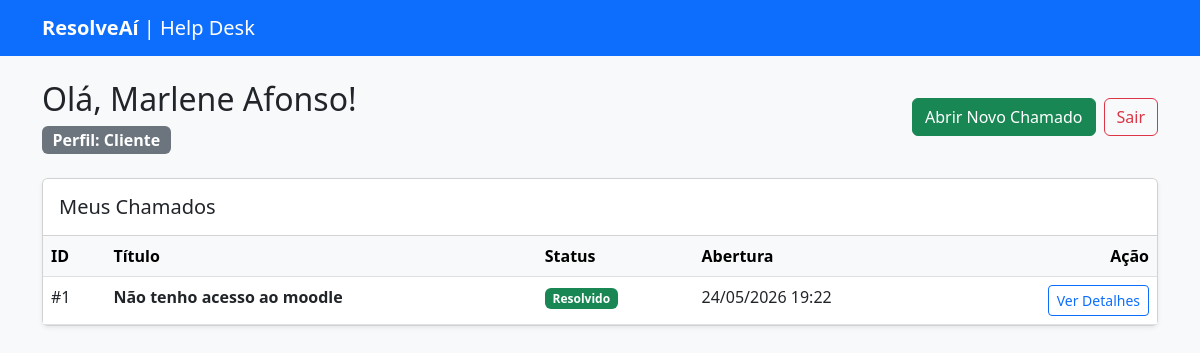
/ (signed in), run on an earlier commit of the app's database.
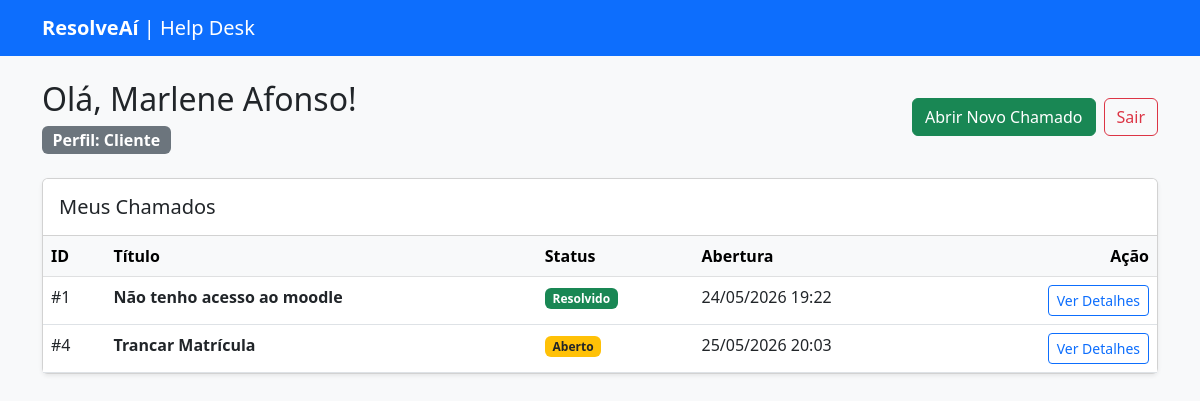
And on a later commit of the database.
### app/models.py (models this page shows)
class Ticket(db.Model):
    id = db.Column(db.Integer, primary_key=True)
    titulo = db.Column(db.String(150), nullable=False)
    descricao = db.Column(db.Text, nullable=False)
    status = db.Column(db.String(50), default='Aberto')
    data_criacao = db.Column(db.DateTime, default=datetime.utcnow)
    nota = db.Column(db.Integer, nullable=True)
    cliente_id = db.Column(db.Integer, db.ForeignKey('user.id'), nullable=False)
    respostas = db.relationship('Reply', backref='ticket_original', lazy=True)

### app/routes.py (the view)
@bp.route('/')
@login_required
def dashboard():
    if current_user.tipo == 'cliente':
        tickets = Ticket.query.filter_by(cliente_id=current_user.id).all()
    else:
        tickets = Ticket.query.all()
    return render_template('dashboard.html', tickets=tickets)

### app/__init__.py (called while the page is built)
def create_app():
    app = Flask(__name__)
    app.config['SECRET_KEY'] = 'chave_super_secreta_para_sessoes'
    app.config['SQLALCHEMY_DATABASE_URI'] = 'sqlite:///database.db'
    app.config['SQLALCHEMY_TRACK_MODIFICATIONS'] = False
    db.init_app(app)
    login_manager.init_app(app)
    login_manager.login_view = 'main.login' # Redireciona não-logados pra cá
    login_manager.login_message = "Por favor, faça login para acessar esta página."
    from app.models import User
    @login_manager.user_loader
    def load_user(user_id):
        return User.query.get(int(user_id))
    from app.routes import bp
    app.register_blueprint(bp)
    return app

### app/templates/dashboard.html
{% extends "base.html" %}
{% block content %}
<div class="d-flex justify-content-between align-items-center mb-4 mt-4">
    <div>
        <h2>Olá, {{ current_user.nome }}!</h2>
        <span class="badge bg-secondary fs-6">Perfil: {{ current_user.tipo | capitalize }}</span>
    </div>
    <div class="d-flex gap-2">
        {% if current_user.tipo == 'cliente' %}
            <a href="/ticket/novo" class="btn btn-success">Abrir Novo Chamado</a>
        {% elif current_user.tipo == 'admin' %}
            <a href="/admin/atendentes/novo" class="btn btn-primary">Cadastrar Atendente</a>
            <a href="/admin/relatorios" class="btn btn-info text-white">Ver Relatórios</a>
        {% endif %}
        <a href="/logout" class="btn btn-outline-danger">Sair</a>
    </div>
</div>
<div class="card shadow-sm">
    <div class="card-header bg-white py-3">
        <h5 class="mb-0">{% if current_user.tipo == 'cliente' %}Meus Chamados{% else %}Fila Global de Atendimento{% endif %}</h5>
    </div>
    <div class="card-body p-0 table-responsive">
        <table class="table table-hover mb-0">
            <thead class="table-light">
                <tr>
                    <th>ID</th>
                    <th>Título</th>
                    <th>Status</th>
                    <th>Abertura</th>
                    <th class="text-end">Ação</th>
                </tr>
            </thead>
            <tbody>
                {% for ticket in tickets %}
                <tr>
                    <td>#{{ ticket.id }}</td>
                    <td><strong>{{ ticket.titulo }}</strong></td>
                    <td>
                        {% if ticket.status == 'Aberto' %}
                            <span class="badge bg-warning text-dark">Aberto</span>
                        {% elif ticket.status == 'Em Andamento' %}
                            <span class="badge bg-primary">Em Andamento</span>
                        {% else %}
                            <span class="badge bg-success">Resolvido</span>
                        {% endif %}
                    </td>
                    <td>{{ ticket.data_criacao.strftime('%d/%m/%Y %H:%M') }}</td>
                    <td class="text-end">
                        <a href="/ticket/{{ ticket.id }}" class="btn btn-sm btn-outline-primary">Ver Detalhes</a>
                    </td>
                </tr>
                {% else %}
                <tr>
                    <td colspan="5" class="text-center py-4 text-muted">Nenhum chamado encontrado.</td>
                </tr>
                {% endfor %}
            </tbody>
        </table>
    </div>
</div>
{% endblock %}

What changed in the data, as far as the page shows it:
added Ticket: id "4", titulo "Trancar Matrícula", status "Aberto", data_criacao "25/05/2026 20:03"
